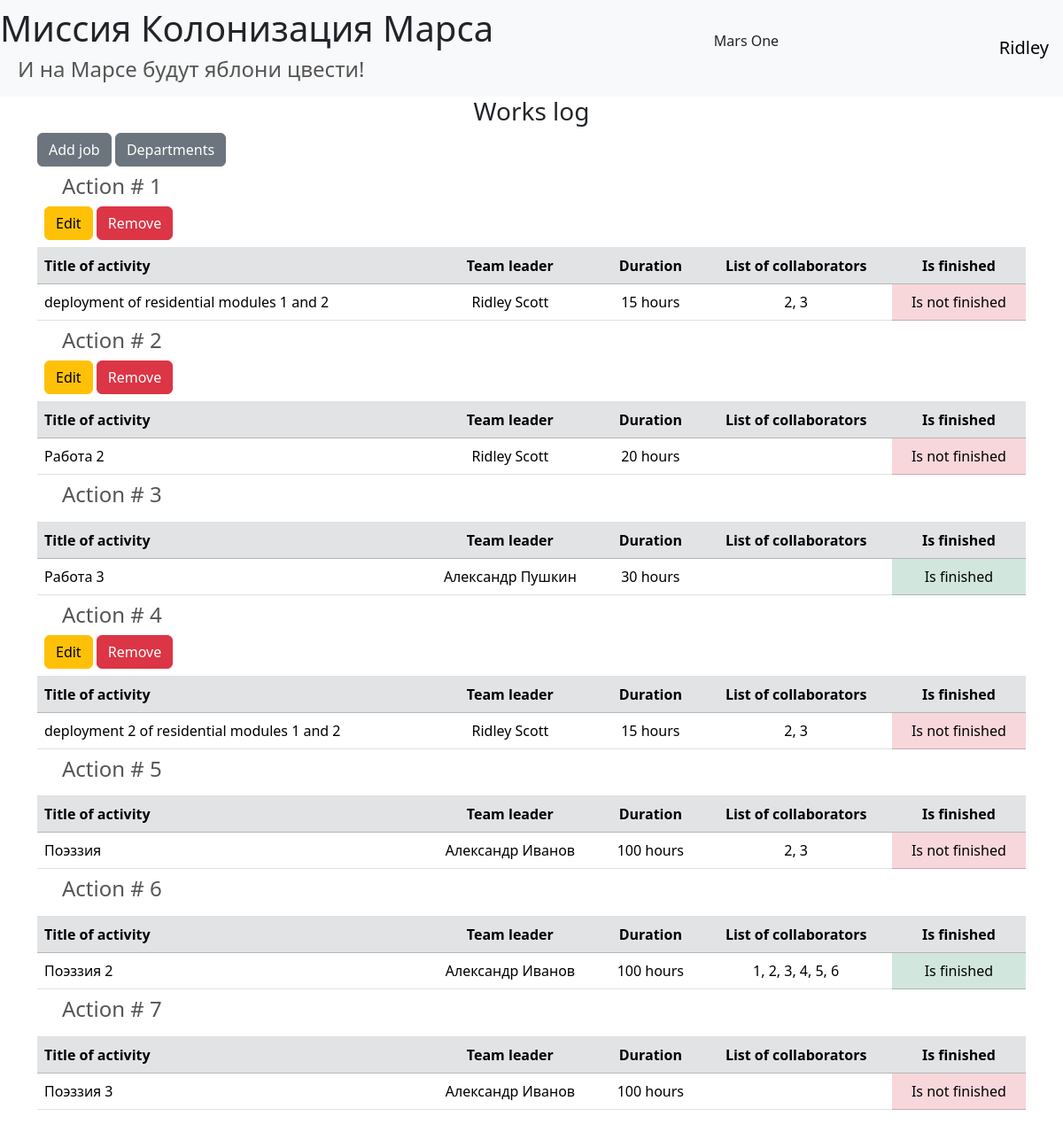
The page / (signed in) on the database its author committed.
### data/users.py (models this page shows, shortened)
class User(SqlAlchemyBase, UserMixin):
    __tablename__ = 'users'
    id = sa.Column(sa.Integer, primary_key=True, autoincrement=True)
    surname = sa.Column(sa.String, nullable=True)
    name = sa.Column(sa.String, nullable=True)
    age = sa.Column(sa.Integer, nullable=True)
    position = sa.Column(sa.String, nullable=True)
    speciality = sa.Column(sa.String, nullable=True)
    address  = sa.Column(sa.String, nullable=True)
    email = sa.Column(sa.String, index=True, unique=True, nullable=True)
    hashed_password = sa.Column(sa.String, nullable=True)
    modified_date = sa.Column(sa.DateTime, default=datetime.datetime.now)
    @property
    def fullname(self) -> str:
        return f'{self.name} {self.surname}'

### data/jobs.py (models this page shows, shortened)
class Jobs(SqlAlchemyBase):
    from .users import User
    __tablename__ = 'jobs'
    id = sa.Column(sa.Integer, primary_key=True, autoincrement=True)
    team_leader = sa.Column(sa.Integer, sa.ForeignKey("users.id"), nullable=True)
    job = sa.Column(sa.String, nullable=True)
    work_size = sa.Column(sa.Integer, nullable=True)
    start_date = sa.Column(sa.Date, nullable=True)
    end_date = sa.Column(sa.Date, nullable=True)
    is_finished = sa.Column(sa.Boolean, nullable=True)
    team_leader_obj = orm.relationship(User,
                                       backref="jobs_team_leader")
    collaborators_objs = orm.relationship("User",
                                          secondary="jobs_user",
                                          backref="jobs_collaborator")
    @property
    def collaborators(self) -> str:
        return ', '.join(str(user.id) for user in self.collaborators_objs)

### main.py (the view)
@app.route('/')
def index():
    db_sess = db_session.create_session()
    jobs = db_sess.query(Jobs).all()
    params = {
        'title': 'Works log',
        'jobs': jobs
    }
    return render_template('index.html', **params)

### data/__db_session.py (called while the page is built)
def create_session() -> Session:
    return __factory()

### main.py (called while the page is built)
@login_manager.user_loader
def load_user(user_id: id) -> User | None:
    return db_session.create_session().get(User, user_id)

### templates/index.html (shortened to what this page needs)
{% extends "base.html" %}
{% block content %}
    <h3 class="text-center">{{ title }}</h3>
    {% if current_user.is_authenticated %}
        <a href="jobs" class="btn btn-secondary">Add job</a>
        <a href="/departments" class="btn btn-secondary">Departments</a>
    {% endif %}
    <table class="table">
        {% for job in jobs %}
            <div>
                <thead>
                    <tr>
                        <td colspan="5">
                            <h4>Action # {{ job.id }}</h4>
                            {% if current_user.is_authenticated and current_user == job.team_leader_obj %}
                                <div>
                                    <a href="/jobs/{{ job.id }}" class="btn btn-warning">
                                        Edit
                                    </a>
                                    <a onclick="showDeleteModal({{ job.id }}, '{{ job.job }}')" class="btn btn-danger">
                                        Remove
                                    </a>
                                </div>
                            {% endif %}
                        </td>
                    </tr>
                    <tr class="table-secondary">
                        <th>Title of activity</th>
                        <th class="text-center">Team leader</th>
                        <th class="text-center">Duration</th>
                        <th class="text-center">List of collaborators</th>
                        <th class="text-center">Is finished</th>
                    </tr>
                </thead>
                <tbody>
                    <tr>
                        <td>{{ job.job }}</td>
                        <td class="text-center">{{ job.team_leader_obj.fullname }}</td>
                        <td class="text-center">{{ job.work_size }} hours</td>
                        <td class="text-center">{{ job.collaborators }}</td>
                        {% if job.is_finished %}
                            <td class="table-success text-center">Is finished</td>
                        {% else %}
                            <td class="table-danger text-center">Is not finished</td>
                        {% endif %}
                    </tr>
                </tbody>
            </div>
        {% endfor %}
    </table>
{% endblock %}

### templates/base.html (shortened to what this page needs)
<!doctype html>
<html lang="en">
<head>
    <link href="https://cdn.jsdelivr.net/npm/bootstrap@5.3.5/dist/css/bootstrap.min.css" rel="stylesheet">
    <link rel="stylesheet"
          href="{{ url_for('static', filename='css/style.css') }}">
</head>
<body>
<header>
    <nav class="navbar navbar-light bg-light">
        <div>
            <h1 class="d-block" href="#">
                <a href="/" class="text-reset text-decoration-none">Миссия Колонизация Марса</a>
            </h1>
            <h4 class="d-block">И на Марсе будут яблони цвести!</h4>
        </div>
        <p class="d-flex">Mars One</p>
        {% if current_user.is_authenticated %}
            <a class="navbar-brand" href="/logout">{{ current_user.name }}</a>
        {% else %}
            <p>
                <a class="btn btn-primary" href="/register">Зарегистрироваться</a>
                <a class="btn btn-success" href="/login">Войти</a>
            </p>
        {% endif %}
    </nav>
</header>
<main role="main" class="container">
    {% block content %}{% endblock %}
</main>
</body>
</html>

### static/css/style.css (style rules this page uses)
h4 { padding-left: 20px; color: #555555; }

### rows shown on the page
User: name "Ridley"
Jobs: id "1", job "deployment of residential modules 1 and 2", team_leader_obj.fullname "Ridley Scott", work_size "15", collaborators "2, 3", is_finished "Is not finished"
Jobs: id "2", job "Работа 2", team_leader_obj.fullname "Ridley Scott", work_size "20", is_finished "Is not finished"
Jobs: id "3", job "Работа 3", team_leader_obj.fullname "Александр Пушкин", work_size "30", is_finished "Is finished"
Jobs: id "4", job "deployment 2 of residential modules 1 and 2", team_leader_obj.fullname "Ridley Scott", work_size "15", collaborators "2, 3", is_finished "Is not finished"
Jobs: id "5", job "Поэззия", team_leader_obj.fullname "Александр Иванов", work_size "100", collaborators "2, 3", is_finished "Is not finished"
Jobs: id "6", job "Поэззия 2", team_leader_obj.fullname "Александр Иванов", work_size "100", collaborators "1, 2, 3, 4, 5, 6", is_finished "Is finished"
Jobs: id "7", job "Поэззия 3", team_leader_obj.fullname "Александр Иванов", work_size "100", is_finished "Is not finished"

### other values the page prints
{{ title }} "Works log"
